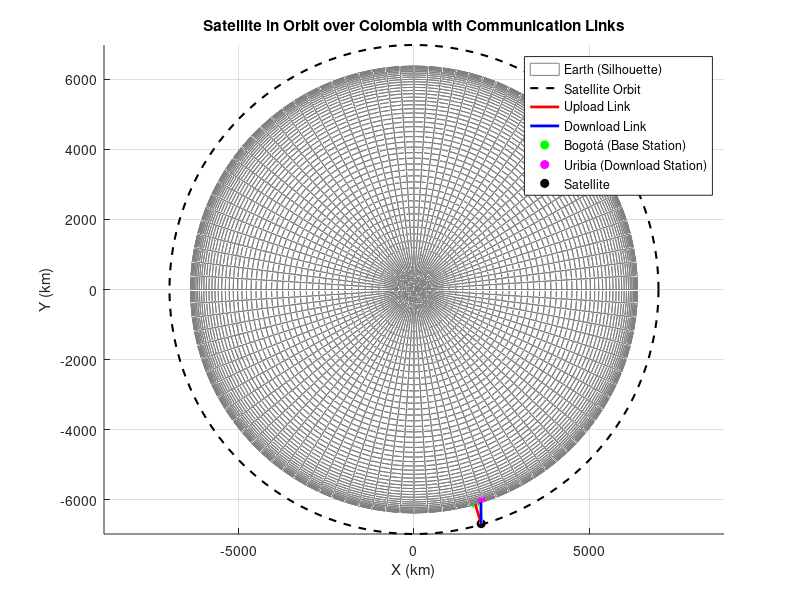

Here is the MATLAB script that generated this plot:
% Definition of geographic coordinates for Bogotá (latitude and longitude)
lat_bogota = 4.7110;   % Latitude of Bogotá (in degrees)
lon_bogota = -74.0721;  % Longitude of Bogotá (in degrees)

% Geographic coordinates for Uribia (download)
lat_uribia = 11.6833;   % Latitude of Uribia (in degrees)
lon_uribia = -72.2042;  % Longitude of Uribia (in degrees)

% Parameters of the LEO satellite
altitude_satellite = 600;  % Altitude in km
lat_satellite = 5.0;      % Latitude of the satellite over Colombia (approximate)
lon_satellite = -74.0;    % Longitude of the satellite over Colombia (approximate)

% Earth's radius (in km)
radius_earth = 6371;

% Convert geographic coordinates to radians
lat_bogota_rad = deg2rad(lat_bogota);
lon_bogota_rad = deg2rad(lon_bogota);
lat_uribia_rad = deg2rad(lat_uribia);
lon_uribia_rad = deg2rad(lon_uribia);
lat_satellite_rad = deg2rad(lat_satellite);
lon_satellite_rad = deg2rad(lon_satellite);

% Cartesian coordinates
% Bogotá
x_bogota = radius_earth * cos(lat_bogota_rad) * cos(lon_bogota_rad);
y_bogota = radius_earth * cos(lat_bogota_rad) * sin(lon_bogota_rad);
z_bogota = radius_earth * sin(lat_bogota_rad);

% Uribia
x_uribia = radius_earth * cos(lat_uribia_rad) * cos(lon_uribia_rad);
y_uribia = radius_earth * cos(lat_uribia_rad) * sin(lon_uribia_rad);
z_uribia = radius_earth * sin(lat_uribia_rad);

% Satellite
x_satellite = (radius_earth + altitude_satellite) * cos(lat_satellite_rad) * cos(lon_satellite_rad);
y_satellite = (radius_earth + altitude_satellite) * cos(lat_satellite_rad) * sin(lon_satellite_rad);
z_satellite = (radius_earth + altitude_satellite) * sin(lat_satellite_rad);

% Plot Earth with satellite's orbit
figure;
hold on;

% Create Earth sphere with no color, just the border
[earth_x, earth_y, earth_z] = sphere(100);
surf(earth_x * radius_earth, earth_y * radius_earth, earth_z * radius_earth, 'FaceColor', 'none', 'EdgeColor', [0.5 0.5 0.5]);

% Plot satellite's orbit as a dashed line
theta = linspace(0, 2*pi, 200);  % Angle for the orbit
x_orbit = (radius_earth + altitude_satellite) * cos(theta);
y_orbit = (radius_earth + altitude_satellite) * sin(theta);
z_orbit = zeros(size(theta));  % Assuming orbit in the equatorial plane
plot3(x_orbit, y_orbit, z_orbit, 'k--', 'LineWidth', 1.5);

% Plot communication links (upload and download)
plot3([x_bogota, x_satellite], [y_bogota, y_satellite], [z_bogota, z_satellite], 'r-', 'LineWidth', 2); % Upload
plot3([x_satellite, x_uribia], [y_satellite, y_uribia], [z_satellite, z_uribia], 'b-', 'LineWidth', 2); % Download

% Plot positions
plot3(x_bogota, y_bogota, z_bogota, 'go', 'MarkerFaceColor', 'g');  % Bogotá (upload link)
plot3(x_uribia, y_uribia, z_uribia, 'mo', 'MarkerFaceColor', 'm');  % Uribia (download link)
plot3(x_satellite, y_satellite, z_satellite, 'ko', 'MarkerFaceColor', 'k');  % Satellite

% Labels and configuration
title('Satellite in Orbit over Colombia with Communication Links');
xlabel('X (km)');
ylabel('Y (km)');
zlabel('Z (km)');
legend('Earth (Silhouette)', 'Satellite Orbit', 'Upload Link', 'Download Link', ...
       'Bogotá (Base Station)', 'Uribia (Download Station)', 'Satellite');
grid on;
axis equal;
hold off;
